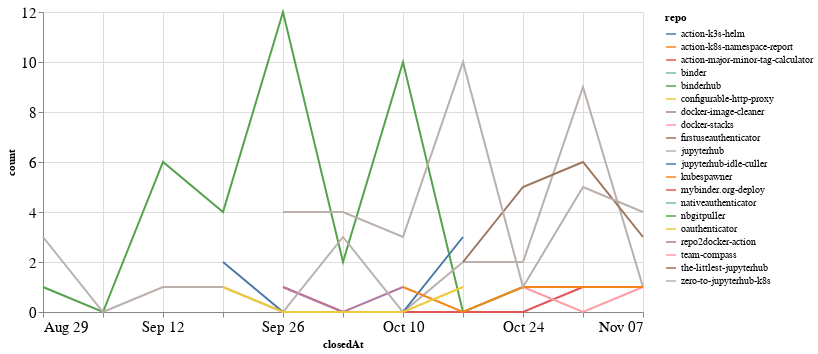

The code cell stored with this chart in its notebook:
### Code cell
closed_by_time = closed_by.groupby('repo').resample('W', on='closedAt').count()['author'].reset_index()
closed_by_time = closed_by_time.rename(columns={'author': 'count'})

alt.Chart(closed_by_time, width=600).mark_line().encode(
    x='closedAt',
    y='count',
    color='repo',
    tooltip="repo"
)

### Figure 1 — Vega-Lite specification as saved in the notebook (floating-point values rounded to 4 significant figures)
{"config": {"axisLeft": {"labelFontSize": 15}, "axisBottom": {"labelFontSize": 15}}, "data": {"name": "data-d387f7e3386c980c236208d748ae99c4"}, "mark": "line", "encoding": {"color": {"type": "nominal", "field": "repo"}, "tooltip": {"type": "nominal", "field": "repo"}, "x": {"type": "temporal", "field": "closedAt"}, "y": {"type": "quantitative", "field": "count"}}, "width": 600, "$schema": "https://vega.github.io/schema/vega-lite/v4.8.1.json", "datasets": {"data-d387f7e3386c980c236208d748ae99c4": [{"repo": "action-k3s-helm", "closedAt": "2021-10-10T00:00:00", "count": 2}, {"repo": "action-k8s-namespace-report", "closedAt": "2021-09-26T00:00:00", "count": 1}, {"repo": "action-major-minor-tag-calculator", "closedAt": "2021-09-26T00:00:00", "count": 1}, {"repo": "action-major-minor-tag-calculator", "closedAt": "2021-10-03T00:00:00", "count": 0}, {"repo": "action-major-minor-tag-calculator", "closedAt": "2021-10-10T00:00:00", "count": 0}, {"repo": "action-major-minor-tag-calculator", "closedAt": "2021-10-17T00:00:00", "count": 0}, {"repo": "action-major-minor-tag-calculator", "closedAt": "2021-10-24T00:00:00", "count": 0}, {"repo": "action-major-minor-tag-calculator", "closedAt": "2021-10-31T00:00:00", "count": 1}, {"repo": "binder", "closedAt": "2021-10-03T00:00:00", "count": 1}, {"repo": "binderhub", "closedAt": "2021-08-29T00:00:00", "count": 1}, {"repo": "binderhub", "closedAt": "2021-09-05T00:00:00", "count": 0}, {"repo": "binderhub", "closedAt": "2021-09-12T00:00:00", "count": 6}, {"repo": "binderhub", "closedAt": "2021-09-19T00:00:00", "count": 4}, {"repo": "binderhub", "closedAt": "2021-09-26T00:00:00", "count": 12}, {"repo": "binderhub", "closedAt": "2021-10-03T00:00:00", "count": 2}, {"repo": "binderhub", "closedAt": "2021-10-10T00:00:00", "count": 10}, {"repo": "binderhub", "closedAt": "2021-10-17T00:00:00", "count": 0}, {"repo": "binderhub", "closedAt": "2021-10-24T00:00:00", "count": 1}, {"repo": "configurable-http-proxy", "closedAt": "2021-09-19T00:00:00", "count": 1}, {"repo": "docker-image-cleaner", "closedAt": "2021-09-26T00:00:00", "count": 1}, {"repo": "docker-image-cleaner", "closedAt": "2021-10-03T00:00:00", "count": 0}, {"repo": "docker-image-cleaner", "closedAt": "2021-10-10T00:00:00", "count": 1}, {"repo": "docker-stacks", "closedAt": "2021-10-24T00:00:00", "count": 1}, {"repo": "docker-stacks", "closedAt": "2021-10-31T00:00:00", "count": 0}, {"repo": "docker-stacks", "closedAt": "2021-11-07T00:00:00", "count": 1}, {"repo": "firstuseauthenticator", "closedAt": "2021-10-31T00:00:00", "count": 4}, {"repo": "jupyterhub", "closedAt": "2021-08-29T00:00:00", "count": 3}, {"repo": "jupyterhub", "closedAt": "2021-09-05T00:00:00", "count": 0}, {"repo": "jupyterhub", "closedAt": "2021-09-12T00:00:00", "count": 1}, {"repo": "jupyterhub", "closedAt": "2021-09-19T00:00:00", "count": 1}, {"repo": "jupyterhub", "closedAt": "2021-09-26T00:00:00", "count": 0}, {"repo": "jupyterhub", "closedAt": "2021-10-03T00:00:00", "count": 3}, {"repo": "jupyterhub", "closedAt": "2021-10-10T00:00:00", "count": 0}, {"repo": "jupyterhub", "closedAt": "2021-10-17T00:00:00", "count": 2}, {"repo": "jupyterhub", "closedAt": "2021-10-24T00:00:00", "count": 2}, {"repo": "jupyterhub", "closedAt": "2021-10-31T00:00:00", "count": 9}, {"repo": "jupyterhub", "closedAt": "2021-11-07T00:00:00", "count": 1}, {"repo": "jupyterhub-idle-culler", "closedAt": "2021-09-19T00:00:00", "count": 2}, {"repo": "jupyterhub-idle-culler", "closedAt": "2021-09-26T00:00:00", "count": 0}, {"repo": "jupyterhub-idle-culler", "closedAt": "2021-10-03T00:00:00", "count": 0}, {"repo": "jupyterhub-idle-culler", "closedAt": "2021-10-10T00:00:00", "count": 0}, {"repo": "jupyterhub-idle-culler", "closedAt": "2021-10-17T00:00:00", "count": 3}, {"repo": "kubespawner", "closedAt": "2021-10-10T00:00:00", "count": 1}, {"repo": "kubespawner", "closedAt": "2021-10-17T00:00:00", "count": 0}, {"repo": "kubespawner", "closedAt": "2021-10-24T00:00:00", "count": 1}, {"repo": "kubespawner", "closedAt": "2021-10-31T00:00:00", "count": 1}, {"repo": "kubespawner", "closedAt": "2021-11-07T00:00:00", "count": 1}, {"repo": "mybinder.org-deploy", "closedAt": "2021-10-17T00:00:00", "count": 1}, {"repo": "nativeauthenticator", "closedAt": "2021-11-07T00:00:00", "count": 1}, {"repo": "nbgitpuller", "closedAt": "2021-11-07T00:00:00", "count": 2}, {"repo": "oauthenticator", "closedAt": "2021-09-19T00:00:00", "count": 1}, {"repo": "oauthenticator", "closedAt": "2021-09-26T00:00:00", "count": 0}, {"repo": "oauthenticator", "closedAt": "2021-10-03T00:00:00", "count": 0}, {"repo": "oauthenticator", "closedAt": "2021-10-10T00:00:00", "count": 0}, {"repo": "oauthenticator", "closedAt": "2021-10-17T00:00:00", "count": 1}, {"repo": "repo2docker-action", "closedAt": "2021-11-07T00:00:00", "count": 1}, {"repo": "team-compass", "closedAt": "2021-10-03T00:00:00", "count": 1}, {"repo": "the-littlest-jupyterhub", "closedAt": "2021-10-17T00:00:00", "count": 2}, {"repo": "the-littlest-jupyterhub", "closedAt": "2021-10-24T00:00:00", "count": 5}, {"repo": "the-littlest-jupyterhub", "closedAt": "2021-10-31T00:00:00", "count": 6}, {"repo": "the-littlest-jupyterhub", "closedAt": "2021-11-07T00:00:00", "count": 3}, {"repo": "zero-to-jupyterhub-k8s", "closedAt": "2021-09-26T00:00:00", "count": 4}, {"repo": "zero-to-jupyterhub-k8s", "closedAt": "2021-10-03T00:00:00", "count": 4}, {"repo": "zero-to-jupyterhub-k8s", "closedAt": "2021-10-10T00:00:00", "count": 3}, {"repo": "zero-to-jupyterhub-k8s", "closedAt": "2021-10-17T00:00:00", "count": 10}, {"repo": "zero-to-jupyterhub-k8s", "closedAt": "2021-10-24T00:00:00", "count": 1}, {"repo": "zero-to-jupyterhub-k8s", "closedAt": "2021-10-31T00:00:00", "count": 5}, {"repo": "zero-to-jupyterhub-k8s", "closedAt": "2021-11-07T00:00:00", "count": 4}]}}
